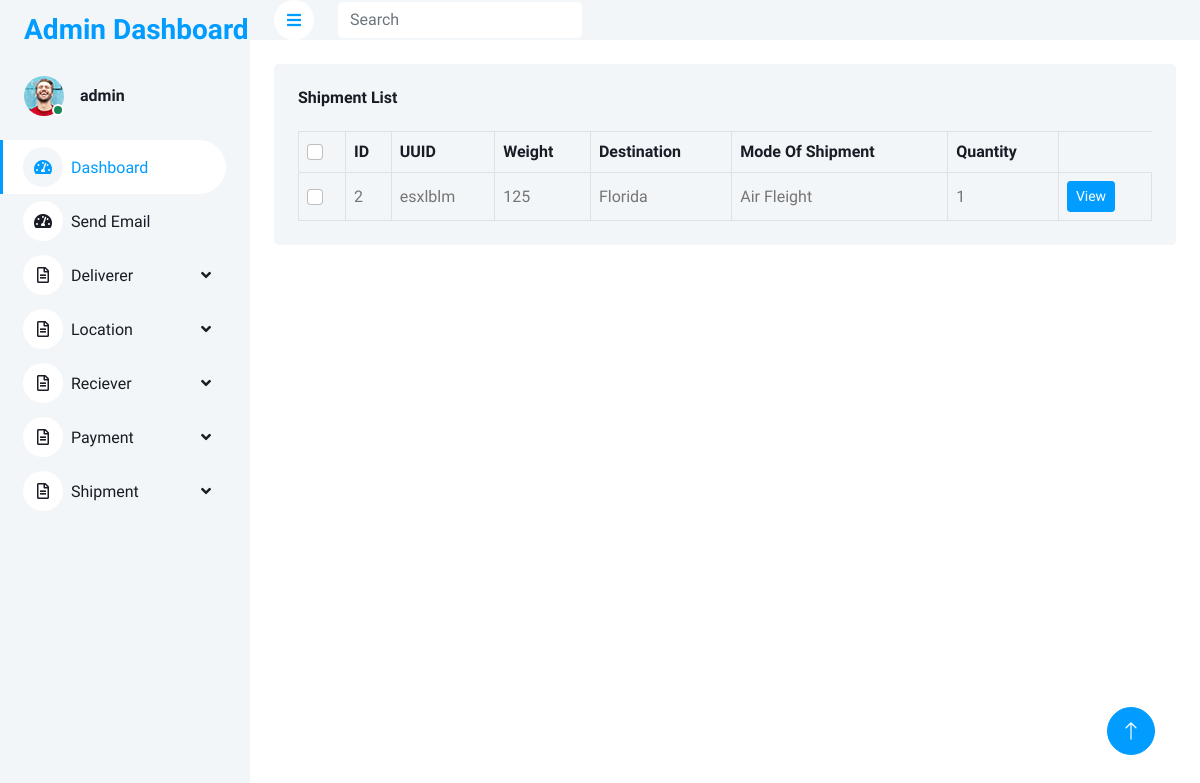
/dashboard/listShipment (signed in), run on the app's committed database.
### base/models.py (models this page shows, shortened)
class Shipment(models.Model):
    weight = models.CharField(null=True, blank=True, max_length=120)
    quantity = models.CharField(null=True, blank=True, max_length=120)
    mode_of_shipment = models.CharField(null=True, blank=True, max_length=120)
    shipment_pick_up_date = models.CharField(null=True, blank=True, max_length=120)
    shipment_type = models.CharField(null=True, blank=True, max_length=120)
    comment = models.CharField(null=True, blank=True, max_length=120)
    uuid = models.TextField(null=False, blank=False, unique=True)
    registered_at_location = models.CharField(max_length=30, default="Texas")
    destination = models.CharField(null=True, blank=True, max_length=120)
    date_created = models.DateTimeField(default=timezone.now)
    reciever = models.ForeignKey(Reciever, on_delete=models.CASCADE)
    deliverer = models.ForeignKey(Deliverer, on_delete=models.CASCADE)
    location = models.ManyToManyField(Location)
    payments = models.ForeignKey(Payment, on_delete=models.CASCADE, null=True, blank=True)

### base/views.py (the view)
class ListShipment(LoginRequiredMixin,ListView):
    template_name="dashboard/shipment/list_shipment.html"
    model=Shipment
    context_object_name="shipments"

### context/_app.py (called while the page is built)
def app(request):
    shipments = Shipment.objects.all()
    locations = Location.objects.all()
    deliverers = Deliverer.objects.all()
    recievers = Reciever.objects.all()
    return {
        "app_name":"ZoomCourier",
        "shipments":shipments,
        "locations":locations,
        "deliverers":deliverers,
        "recievers":recievers,
        "phone_number":"+1(863)417-2285",
        "email":"support@cargointransit.online",
        "address":'''A108 Adam Street
New York, NY 535022
United States'''
    }

### templates/dashboard/shipment/list_shipment.html
{%extends 'dashboard/helpers/__base__.html' %}
{%load static%}
{% load crispy_forms_tags %}
{%block content %}
<div class="container-fluid pt-4 px-4">
    <div class="bg-light text-center rounded p-4">
        <div class="d-flex align-items-center justify-content-between mb-4">
            <h6 class="mb-0">Shipment List</h6>
        </div>
        <div class="table-responsive">
            <table class="table text-start align-middle table-bordered table-hover mb-0">
                <thead>
                    <tr class="text-dark">
                        <th scope="col"><input class="form-check-input" type="checkbox"></th>
                        <th scope="col">ID</th>
                        <th scope="col">UUID</th>
                        <th scope="col">Weight</th>
                        <th scope="col">Destination</th>
                        <th scope="col">Mode Of Shipment</th>
                        <th scope="col">Quantity</th>
                    </tr>
                </thead>
                <tbody>
                    {%for shipment in shipments %}
                    <tr>
                        <td><input class="form-check-input" type="checkbox"></td>
                        <td>{{ shipment.id }}</td>
                        <td>{{ shipment.uuid }}</td>
                        <td>{{ shipment.weight }}</td>
                        <td>{{ shipment.destination }}</td>
                        <td>{{ shipment.mode_of_shipment }}</td>
                        <td>{{ shipment.quantity }}</td>
                        <td><a href="{% url 'updateShipment' shipment.id%}" class="btn btn-primary btn-sm">View</a></td>
                    </tr>
                    {%empty%}
                    <p class="text-primary text-center">Not Shipment Yet</p>
                    {%endfor%}
                </tbody>
            </table>
        </div>
    </div>
</div>
</div>
{%endblock%}

### templates/dashboard/helpers/__header__.html (shortened to what this page needs)
{%load static%}
<!DOCTYPE html>
<html lang="en">
<head>
    <link href="https://cdnjs.cloudflare.com/ajax/libs/font-awesome/5.10.0/css/all.min.css" rel="stylesheet">
    <link href="https://cdn.jsdelivr.net/npm/bootstrap-icons@1.4.1/font/bootstrap-icons.css" rel="stylesheet">
    <link href="{%static 'dashboard/lib/owlcarousel/assets/owl.carousel.min.css' %}" rel="stylesheet">
    <link href="{%static 'dasboard/lib/tempusdominus/css/tempusdominus-bootstrap-4.min.css' %}" rel="stylesheet" />
    <link href="{%static 'dashboard/css/bootstrap.min.css' %}" rel="stylesheet">
    <link href="{%static 'dashboard/css/style.css' %}" rel="stylesheet">
</head>
<body>
    <div class="container-xxl position-relative bg-white d-flex p-0">
        <div class="sidebar pe-4 pb-3">
            <nav class="navbar bg-light navbar-light">
                <a href="/" class="navbar-brand mx-4 mb-3">
                    <h3 class="text-primary">Admin Dashboard</h3>
                </a>
                <div class="d-flex align-items-center ms-4 mb-4">
                    <div class="position-relative">
                        <img class="rounded-circle" src="{%static 'dashboard/img/user.jpg' %}" alt="" style="width: 40px; height: 40px;">
                        <div class="bg-success rounded-circle border border-2 border-white position-absolute end-0 bottom-0 p-1"></div>
                    </div>
                    <div class="ms-3">
                        <h6 class="mb-0">{{ request.user.username }}</h6>
                    </div>
                </div>
                <div class="navbar-nav w-100">
                    <a href="{% url 'dashboard' %}" class="nav-item nav-link active"><i class="fa fa-tachometer-alt me-2"></i>Dashboard</a>
                    <a href="{% url 'sendEmailView' %}" class="nav-item nav-link "><i class="fa fa-tachometer-alt me-2"></i>Send Email
                    </a>
                    <div class="nav-item dropdown">
                        <a href="#" class="nav-link dropdown-toggle" data-bs-toggle="dropdown"><i class="far fa-file-alt me-2"></i>Deliverer</a>
                    </div>
                    <div class="nav-item dropdown">
                        <a href="#" class="nav-link dropdown-toggle" data-bs-toggle="dropdown"><i class="far fa-file-alt me-2"></i>Location</a>
                    </div>
                    <div class="nav-item dropdown">
                        <a href="#" class="nav-link dropdown-toggle" data-bs-toggle="dropdown"><i class="far fa-file-alt me-2"></i>Reciever</a>
                    </div>
                    <div class="nav-item dropdown">
                        <a href="#" class="nav-link dropdown-toggle" data-bs-toggle="dropdown"><i class="far fa-file-alt me-2"></i>Payment</a>
                    </div>
                    <div class="nav-item dropdown">
                        <a href="#" class="nav-link dropdown-toggle" data-bs-toggle="dropdown"><i class="far fa-file-alt me-2"></i>Shipment</a>
                    </div>
                </div>
            </nav>
        </div>
        <div class="content">
            <nav class="navbar navbar-expand bg-light navbar-light sticky-top px-4 py-0">
                <a href="#" class="sidebar-toggler flex-shrink-0">
                    <i class="fa fa-bars"></i>
                </a>
                <form class="d-none d-md-flex ms-4">
                    <input class="form-control border-0" type="search" placeholder="Search">
                </form>
            </nav>

### static/dashboard/css/style.css (style rules this page uses)
:root { --primary: #009CFF; --light: #F3F6F9; --dark: #191C24; }
.btn { transition: .5s; }
.btn.btn-primary { color: #FFFFFF; }
.sidebar { position: fixed; top: 0; left: 0; bottom: 0; width: 250px; height: 100vh; overflow-y: auto; background: var(--light); transition: 0.5s; z-index: 999; }
.content { margin-left: 250px; min-height: 100vh; background: #FFFFFF; transition: 0.5s; }
@media (min-width: 992px) { .sidebar { margin-left: 0; } }
@media (min-width: 992px) { .content { width: calc(100% - 250px); } }
.sidebar .navbar .navbar-nav .nav-link { padding: 7px 20px; color: var(--dark); font-weight: 500; border-left: 3px solid var(--light); border-radius: 0 30px 30px 0; outline: none; }
.sidebar .navbar .navbar-nav .nav-link:hover, .sidebar .navbar .navbar-nav .nav-link.active { color: var(--primary); background: #FFFFFF; border-color: var(--primary); }
.sidebar .navbar .navbar-nav .nav-link i { width: 40px; height: 40px; display: inline-flex; align-items: center; justify-content: center; background: #FFFFFF; border-radius: 40px; }
.sidebar .navbar .navbar-nav .nav-link:hover i, .sidebar .navbar .navbar-nav .nav-link.active i { background: var(--light); }
.sidebar .navbar .dropdown-toggle::after { position: absolute; top: 15px; right: 15px; border: none; content: "\f107"; font-family: "Font Awesome 5 Free"; font-weight: 900; transition: .5s; }
.content .navbar .sidebar-toggler, .content .navbar .navbar-nav .nav-link i { width: 40px; height: 40px; display: inline-flex; align-items: center; justify-content: center; background: #FFFFFF; border-radius: 40px; }

### data on the page
Shipment: id "2", uuid "esxlblm", weight "125", destination "Florida", mode_of_shipment "Air Fleight", quantity "1"

### other printed values
{{ request.user.username }} "admin"
